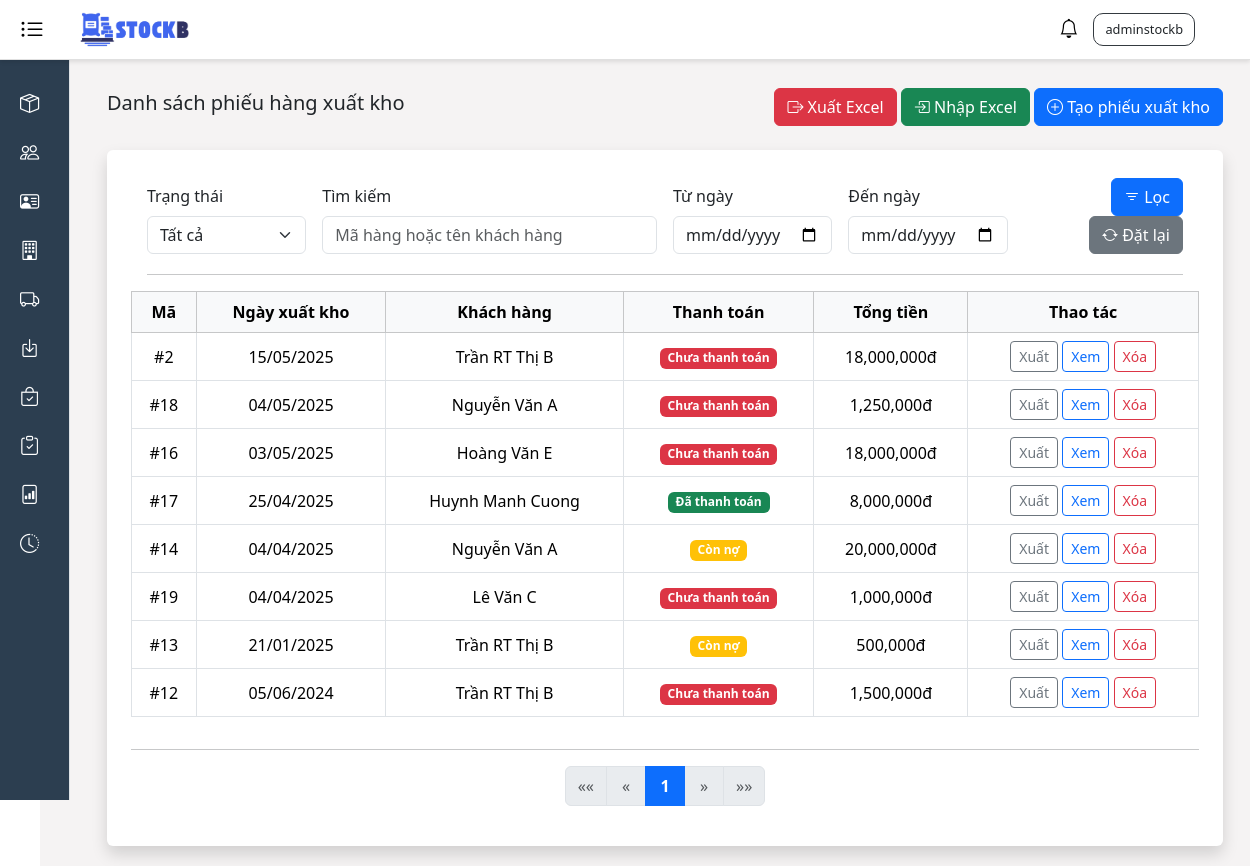
Screenshot of /stock-out/ (signed in) with the database file from the repository.
### stockb/models.py (models this page shows, shortened)
class StockOut(models.Model):
    PAYMENT_STATUS_CHOICES = [
        ('UNPAID', 'Chưa thanh toán'),
        ('PARTIALLY_PAID', 'Còn nợ'),
        ('PAID', 'Đã thanh toán'),
    ]
    export_date = models.DateField()
    payment_status = models.CharField(
        max_length=20,
        choices=PAYMENT_STATUS_CHOICES,
        default='UNPAID'
    )
    notes = models.TextField(blank=True)
    customer = models.ForeignKey(Customer, on_delete=models.SET_NULL, null="true")
    amount_paid = models.DecimalField(max_digits=20, decimal_places=0, default=0)
    created_by = models.ForeignKey(
        User,
        on_delete=models.SET_NULL,
        null=True,
        blank=True,
        related_name='stock_out_created'
    )
    updated_by = models.ForeignKey(
        User,
        on_delete=models.SET_NULL,
        null=True,
        blank=True,
        related_name='stock_out_updated'
    )
    created_at = models.DateTimeField(auto_now_add=True)
    updated_at = models.DateTimeField(auto_now=True)
    def total_amount(self):
        total = sum(
            detail.quantity * detail.selling_price * (1 - detail.discount / 100)
            for detail in self.stockoutdetail_set.all()
        )
        return total

### stockb/views/stock_out_views.py (the view, shortened to what this page needs)
# urls.py: path('stock-out/', stock_out_views.stock_out, name='stock_out'),
@login_required
def stock_out(request):
    stock_outs = StockOut.objects.all().order_by('-export_date')
    stock_out_list = []
    filter_type = request.GET.get('filter', 'all')
    search_text = request.GET.get('search', '')
    start_date = request.GET.get('start_date', '')
    end_date = request.GET.get('end_date', '')
    if filter_type == 'partially_paid':
        stock_outs = stock_outs.filter(payment_status='PARTIALLY_PAID')
    elif filter_type == 'paid':
        stock_outs = stock_outs.filter(payment_status='PAID')
    elif filter_type == 'unpaid':
        stock_outs = stock_outs.filter(payment_status='UNPAID')
    for stock_out in stock_outs:
        stock_out_list.append({
            'id': stock_out.id,
            'export_date': stock_out.export_date,
            'customer': f"{stock_out.customer.first_name} {stock_out.customer.last_name}",
            'payment_status': stock_out.payment_status,
            'total_amount': stock_out.total_amount(),
        })
    paginator = Paginator(stock_out_list, 10)
    page_number = request.GET.get('page')
    page_obj = paginator.get_page(page_number)
    context = {
        "title": "Trang xuất kho",
        'filter_type': filter_type,
        "stock_out_list": page_obj,
        "search_text": search_text,
        "start_date": start_date,
        "end_date": end_date,
    }
    return render(request, "stock_out/stock_out_list.html", context)

### stockb/context_processors.py (called while the page is built)
def notifications(request):
    return {
        'notifications': Notification.objects.all()[:50]
    }

### stockb/templates/stock_out/stock_out_list.html (shortened to what this page needs)
{% extends 'base.html' %}
{% load humanize %}
{% block content %}
    <div class="d-flex justify-content-between align-items-center mb-4">
      <h5>Danh sách phiếu hàng xuất kho</h5>
      <div>
            <a href="{% url 'export_all_stockout' %}?filter={{ filter_type }}&search={{ search_text|urlencode }}&start_date={{ start_date }}&end_date={{ end_date }}" class="btn btn-danger">
                <i class="bi bi-box-arrow-right"></i>
                Xuất Excel
            </a>
            <a href="{% url 'import_stockout' %}" class="btn btn-success">
                <i class="bi bi-box-arrow-in-right"></i>
                Nhập Excel
            </a>
            <a href="create" class="btn btn-primary">
              <i class="bi bi-plus-circle"></i>
              Tạo phiếu xuất kho
            </a>
        </div>
    </div>
    <div class="container bg-white p-4 rounded shadow">
        <div class="container mb-2">
          <form method="GET" class="p-1">
            <div class="row g-3 align-items-end">
              <div class="col-md-2">
                <label for="filter" class="form-label">Trạng thái</label>
                <select name="filter" id="filter" class="form-select">
                    <option value="all" {% if filter_type == 'all' %}selected{% endif %}>Tất cả</option>
                </select>
              </div>
              <div class="col-md-4">
                <label for="search" class="form-label">Tìm kiếm</label>
                <input type="text" name="search" id="search" class="form-control"
                       placeholder="Mã hàng hoặc tên khách hàng" value="{{ search_text }}">
              </div>
              <div class="col-md-2">
                <label for="start_date" class="form-label">Từ ngày</label>
                <input type="date" name="start_date" id="start_date"
                       class="form-control" placeholder="DD/MM/YYYY" value="{{ start_date }}">
              </div>
              <div class="col-md-2">
                <label for="end_date" class="form-label">Đến ngày</label>
                <input type="date" name="end_date" id="end_date"
                       class="form-control" placeholder="DD/MM/YYYY" value="{{ end_date }}">
              </div>
                <div class="col-2 text-end">
                    <button type="submit" class="btn btn-primary">
                        <i class="bi bi-filter"></i> Lọc
                    </button>
                    <a href="{% url 'stock_in' %}" class="btn btn-secondary">
                        <i class="bi bi-arrow-repeat"></i> Đặt lại
                    </a>
                </div>
              <div class="col-12">
                 <hr class="my-1">
              </div>
            </div>
          </form>
        </div>
        <div class="table-responsive">
          <table class="table table-bordered align-middle text-center">
            <thead class="table-light">
              <tr>
                <th scope="col">Mã</th>
                <th scope="col">Ngày xuất kho</th>
                <th scope="col">Khách hàng</th>
                <th scope="col">Thanh toán</th>
                <th scope="col">Tổng tiền</th>
                <th scope="col">Thao tác</th>
              </tr>
            </thead>
            {% for item in stock_out_list %}
            <tbody>
              <tr>
                <td>#{{item.id}}</td>
                <td>{{item.export_date|date:"d/m/Y"}}</td>
                <td>{{item.customer}}</td>
                <td>
                  {% if item.payment_status == "PAID" %}
                    <span class="badge bg-success">Đã thanh toán</span>
                  {% elif item.payment_status == "PARTIALLY_PAID" %}
                    <span class="badge bg-warning">Còn nợ</span>
                  {% else %}
                    <span class="badge bg-danger">Chưa thanh toán</span>
                  {% endif %}
                </td>
                <td>{{ item.total_amount|floatformat:0|intcomma }}đ</td>
                <td>
                  <a href="{% url 'export_single_stockout' stockout_id=item.id %}" class="btn btn-sm btn-outline-secondary">Xuất</a>
                  <a href="{% url 'stock_out_update' item.id %}" class="btn btn-sm btn-outline-primary">Xem</a>
                  <form method="POST" action="{% url 'stock_out_delete' pk=item.id %}" style="display:inline;" onsubmit="return confirm('Bạn có chắc chắn muốn xóa đơn xuất này không?');">
                            <button type="submit" class="btn btn-sm btn-outline-danger">Xóa</button>
                  </form>
                </td>
              </tr>
            </tbody>
            {% endfor %}
          </table>
    </div>
      {% include 'Pagination/pagination.html' with page_obj=stock_out_list %}
  </div>
{% endblock %}

### templates/base.html (shortened to what this page needs)
<!DOCTYPE html>
<html lang="vi">
{% load static %}
<head>
    <link href="https://cdn.jsdelivr.net/npm/bootstrap@5.3.3/dist/css/bootstrap.min.css" rel="stylesheet">
    <link rel="stylesheet" href="https://cdnjs.cloudflare.com/ajax/libs/bootstrap-icons/1.11.3/font/bootstrap-icons.min.css">
    <link rel="stylesheet" href="https://cdnjs.cloudflare.com/ajax/libs/toastr.js/latest/toastr.min.css">
    <link rel="stylesheet" href="{% static 'styles.css' %}">
</head>
<body>
    <div class="header">
        <div class="left-container">
            <button class="hamburger active" id="toggleSidebar" aria-label="Toggle sidebar">
                <i class="bi bi-list-ul"></i>
            </button>
            <img src="{% static 'images/stockb-logo.png' %}" alt="StockB Logo" />
        </div>
        <div class="d-flex align-items-center">
            {% if user.is_authenticated %}
                <div class="dropdown">
                    <button class="notification-btn" id="notificationDropdown" data-bs-toggle="dropdown" aria-expanded="false" aria-label="Thông báo">
                        <i class="bi bi-bell"></i>
                    </button>
                </div>
                <div class="dropdown name-user">
                    <button class="dropdown-toggle text-dark bg-transparent border-0" id="dropdownMenuButton1"
                        data-bs-toggle="dropdown" aria-expanded="false">
                        {{ user.username }}
                    </button>
                </div>
            {% else %}
                <div class="name-user">
                    <a class="bg-transparent text-dark border-0 text-decoration-none" href="{% url 'login' %}">Đăng nhập</a>
                </div>
            {% endif %}
        </div>
    </div>
    <div class="sidebar sidebar-collapsed active" id="sidebar">
        {% if request.user.is_authenticated %}
          {% for group in request.user.groups.all %}
            {% if group.name == 'QuanLy' or group.name == 'Kiem Toan' or group.name == 'Nhan Vien Quan Li Kho' %}
              <a href="javascript:void(0)" data-bs-toggle="collapse" data-bs-target="#sanphamSubmenu" aria-expanded="false" aria-controls="sanphamSubmenu">
                <i class="bi bi-box-seam"></i><span class="menu-text">Sản phẩm</span>
              </a>
            {% endif %}
          {% endfor %}
        {% endif %}
        {% if request.user.groups.all %}
          {% for group in request.user.groups.all %}
            {% if group.name == 'QuanLy' or group.name == 'Nhan Vien Quan Li Kho' %}
              <a href="/customers">
                <i class="bi bi-people"></i><span class="menu-text">Khách hàng</span>
              </a>
            {% endif %}
          {% endfor %}
        {% endif %}
        {% if request.user.groups.all %}
          {% for group in request.user.groups.all %}
            {% if group.name == 'QuanLy' or group.name == 'Nhan Vien Quan Li Kho' %}
              <a href="/supplier">
                <i class="bi bi-person-vcard"></i><span class="menu-text">Nhà cung cấp</span>
              </a>
            {% endif %}
          {% endfor %}
        {% endif %}
        {% if request.user.groups.all %}
          {% for group in request.user.groups.all %}
            {% if group.name == 'QuanLy' or group.name == 'Nhan Vien Quan Li Kho' %}
              <a href="/units">
                <i class="bi bi-building"></i><span class="menu-text">Đơn vị</span>
              </a>
            {% endif %}
          {% endfor %}
        {% endif %}
        {% if request.user.groups.all %}
          {% for group in request.user.groups.all %}
            {% if group.name == 'QuanLy' or group.name == 'Nhan Vien Quan Li Kho' %}
              <a href="/stock-out">
                <i class="bi bi-truck"></i><span class="menu-text">Xuất kho</span>
              </a>
            {% endif %}
          {% endfor %}
        {% endif %}
        {% if request.user.groups.all %}
          {% for group in request.user.groups.all %}
            {% if group.name == 'QuanLy' or group.name == 'Nhan Vien Quan Li Kho' %}
              <a href="/stock-in">
                <i class="bi bi-box-arrow-in-down"></i><span class="menu-text">Nhập kho</span>
              </a>
            {% endif %}
          {% endfor %}
        {% endif %}
        {% if request.user.groups.all %}
          {% for group in request.user.groups.all %}
            {% if group.name == 'QuanLy' or group.name == 'Kiem Toan' or group.name == 'Nhan Vien Quan Li Kho' %}
              <a href="javascript:void(0)" data-bs-toggle="collapse" data-bs-target="#kiemkeSubmenu" aria-expanded="false" aria-controls="kiemkeSubmenu">
                <i class="bi bi-bag-check"></i><span class="menu-text">Kiểm tra sản phẩm</span>
              </a>
            {% endif %}
          {% endfor %}
        {% endif %}
        {% if request.user.groups.all %}
          {% for group in request.user.groups.all %}
            {% if group.name == 'QuanLy' or group.name == 'Kiem Toan' %}
              <a href="/inventory-check">
                <i class="bi bi-clipboard-check"></i><span class="menu-text">Kiểm kê</span>
              </a>
            {% endif %}
          {% endfor %}
        {% endif %}
        {% if request.user.groups.all %}
          {% for group in request.user.groups.all %}
            {% if group.name == 'QuanLy' or group.name == 'Kiem Toan' %}
              <a href="/report">
                <i class="bi bi-file-bar-graph"></i><span class="menu-text">Báo cáo</span>
              </a>
            {% endif %}
          {% endfor %}
        {% endif %}
        {% if request.user.groups.all %}
          {% for group in request.user.groups.all %}
            {% if group.name == 'QuanLy' %}
              <a href="/activity-log">
                <i class="bi bi-clock-history"></i><span class="menu-text">Lịch sử hoạt động</span>
              </a>
            {% endif %}
          {% endfor %}
        {% endif %}
    </div>
    <div class="main-content expanded">
        <div class="container mt-5">
            {% block content %}{% endblock %}
        </div>
    </div>
</body>
</html>

### static/styles.css (style rules this page uses)
body { overflow-x: hidden; }
.header { height: 60px; width: 100%; background-color: #ffffff; border-bottom: 1px solid #e0e0e0; padding: 10px 20px; display: flex; align-items: center; justify-content: space-between; box-shadow: 0 2px 4px rgba(0, 0, 0, 0.1); position: fixed; top: 0; left: 0; z-index: 1000; }
.header .left-container { display: flex; align-items: center; }
.header .name-user { border: #343a40 solid 1px; padding: 5px; border-radius: 10px; font-size: 80%; margin-right: 35px; font-weight: 600; }
.header img { width: 120px; height: 40px; object-fit: cover; margin-left: 30px; }
.notification-btn { position: relative; margin-right: 15px; background: none; border: none; padding: 0; }
.notification-btn .bi-bell { font-size: 1.2rem; }
.name-user .dropdown-toggle::after { display: none; }
.sidebar { width: 250px; background-color: #2c3e50; color: #ffffff; height: calc(100vh - 60px); position: fixed; top: 60px; left: 0; padding-top: 20px; overflow-y: auto; border-right: 1px solid #dee2e6; }
.sidebar.sidebar-collapsed { width: 70px; }
.sidebar a { color: #ffffff; text-decoration: none; display: flex; align-items: center; padding: 10px 20px; font-weight: 500; }
.sidebar.sidebar-collapsed a { justify-content: center; }
.sidebar i { margin-right: 10px; font-size: 1.2rem; min-width: 20px; text-align: center; }
.main-content { margin-left: 250px; margin-top: 20px; padding: 20px; background: #F5F3F3; min-height: 100vh ; width: calc(100% - 250px); transition: margin-left 0.0s; }
.main-content.expanded { margin-left: 5vh; width: 100%; }
.hamburger { font-size: 1.5rem; background: none; border: none; cursor: pointer; padding: var(--spacing-sm); border-radius: var(--border-radius); }
.hamburger i { line-height: 1; color: #DC3545; }
.hamburger.active i { color: #000000; }

### rows the page displays
StockOut: export_date "15/05/2025"
StockOut: export_date "04/05/2025"
StockOut: export_date "03/05/2025"
StockOut: export_date "25/04/2025"
StockOut: export_date "04/04/2025"
StockOut: export_date "04/04/2025"
StockOut: export_date "21/01/2025"
StockOut: export_date "05/06/2024"

### other values shown
{{ user.username }} "adminstockb"
{{ item.id }} "2" "18" "16" "17" "14" "19" "13" "12"
{{ item.customer }} "Trần RT Thị B" "Nguyễn Văn A" "Hoàng Văn E" "Huynh Manh Cuong" "Nguyễn Văn A" "Lê Văn C" "Trần RT Thị B" "Trần RT Thị B"
{{ item.total_amount|floatformat:0|intcomma }} "18,000,000" "1,250,000" "18,000,000" "8,000,000" "20,000,000" "1,000,000" "500,000" "1,500,000"
{{ i }} "1"
